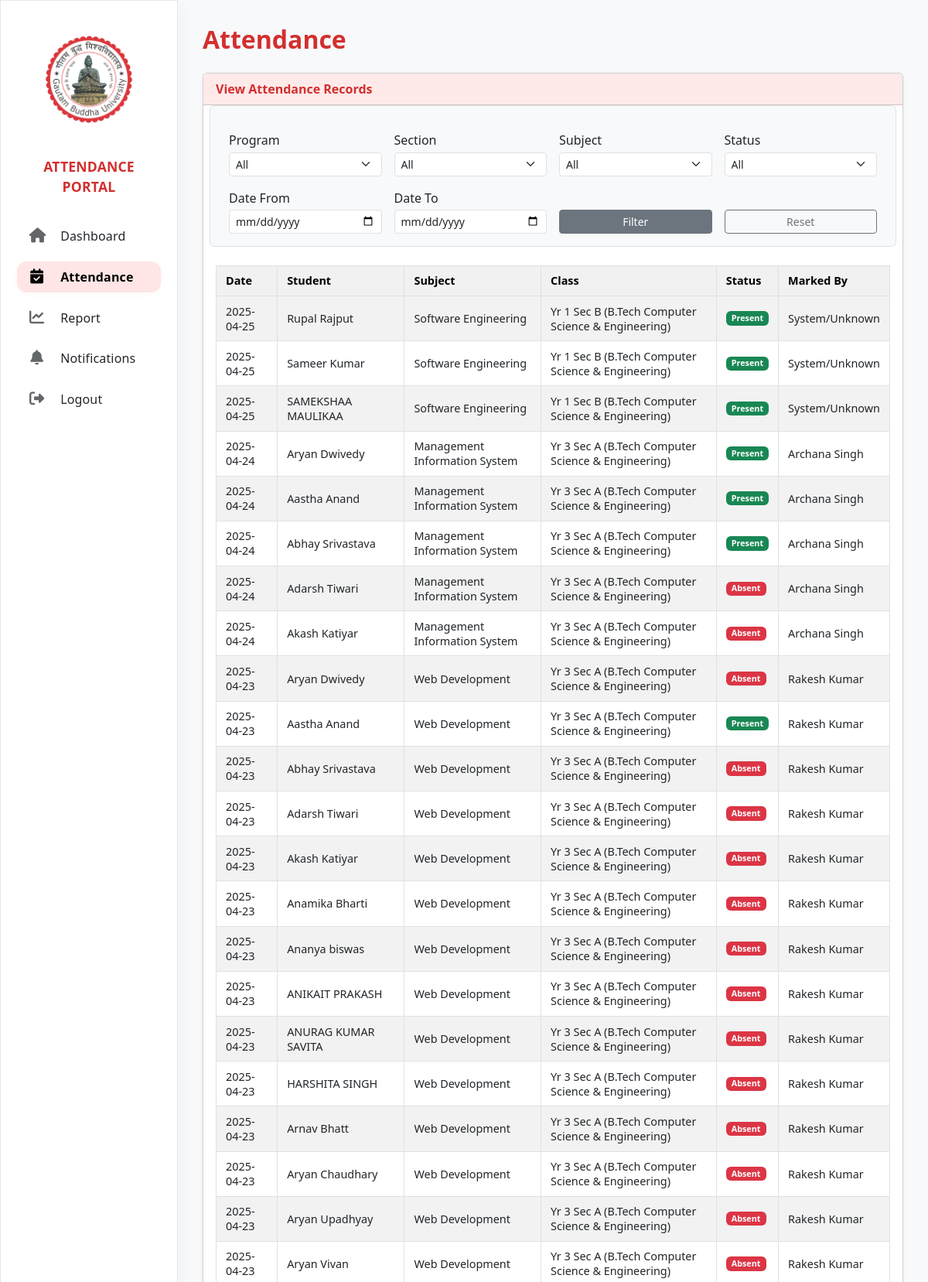
The page /modules/attendence/attendence.php (signed in, upper part) on the database its author committed.
### tables this page shows
CREATE TABLE `attendance` (
  `id` int(11) NOT NULL,
  `student_id` int(11) NOT NULL,
  `subject_id` int(11) NOT NULL COMMENT 'FK to subjects.id',
  `section_id` int(11) NOT NULL COMMENT 'FK to sections.id',
  `date` date NOT NULL,
  `status` enum('present','absent') NOT NULL,
  `marked_by` int(11) NOT NULL,
  `created_at` timestamp NOT NULL DEFAULT current_timestamp()
);

CREATE TABLE `users` (
  `id` int(11) NOT NULL,
  `username` varchar(50) NOT NULL,
  `email` varchar(100) NOT NULL,
  `password` varchar(255) NOT NULL,
  `role` enum('student','teacher','admin','parent','hod') NOT NULL COMMENT 'admin=Dean, hod=HOD',
  `parent_id` int(11) DEFAULT NULL,
  `department_id` int(11) DEFAULT NULL COMMENT 'FK to departments.id (HODs/Teachers)',
  `program_id` int(11) DEFAULT NULL COMMENT 'FK to programs.id (Students)',
  `section_id` int(11) DEFAULT NULL COMMENT 'FK to sections.id (Students)',
  `created_at` timestamp NOT NULL DEFAULT current_timestamp()
);

CREATE TABLE `subjects` (
  `id` int(11) NOT NULL,
  `code` varchar(20) DEFAULT NULL COMMENT 'Optional subject code',
  `name` varchar(150) NOT NULL COMMENT 'e.g., Software Engineering'
);

CREATE TABLE `sections` (
  `id` int(11) NOT NULL,
  `program_id` int(11) NOT NULL COMMENT 'FK to programs table',
  `year` int(11) NOT NULL COMMENT 'e.g., 1, 2, 3, 4, 5',
  `section_name` varchar(50) NOT NULL COMMENT 'e.g., A, B, CSE-1'
);

CREATE TABLE `programs` (
  `id` int(11) NOT NULL,
  `department_id` int(11) NOT NULL COMMENT 'FK to departments table',
  `name` varchar(255) NOT NULL COMMENT 'e.g., B.Tech Computer Science & Engineering',
  `duration_years` int(11) NOT NULL COMMENT 'e.g., 3, 4, 5'
);

### modules/attendence/_attendance_table.php (the view)
<?php
$is_admin = ($role === 'admin' && (!isset($_GET['tab']) || $_GET['tab'] == 'view'));
$is_detailed_view = $is_admin || $role === 'hod' || ($role === 'teacher' && ($action ?? 'view') === 'view');
?>
<div class="table-responsive">
    <table class="table table-bordered table-striped table-hover">
        <thead class="table-light">
            <tr>
                <th>Date</th>
                <?php if ($is_admin): ?>
                    <th>Student ID</th>
                    <th>Student Name</th>
                <?php elseif ($is_detailed_view): ?>
                    <th>Student</th>
                <?php endif; ?>
                <th>Subject</th>
                <?php if ($is_detailed_view): ?>
                    <th>Class</th>
                <?php endif; ?>
                <th>Status</th>
                <?php if ($is_detailed_view): ?>
                    <th>Marked By</th>
                <?php endif; ?>
            </tr>
        </thead>
        <tbody>
            <?php if (empty($records)): ?>
                <tr>
                    <td colspan="<?= $is_admin ? 7 : ($is_detailed_view ? 6 : 3) ?>" class="text-center text-muted">
                        No attendance records found matching your criteria.
                    </td>
                </tr>
            <?php else: ?>
                <?php foreach ($records as $rec): ?>
                    <tr>
                        <td><?= htmlspecialchars($rec['date']) ?></td>
                        <?php if ($is_admin): ?>
                            <td><?= htmlspecialchars($rec['student_id']) ?></td>
                            <td><?= htmlspecialchars($rec['student_name']) ?></td>
                        <?php elseif ($is_detailed_view): ?>
                            <td><?= htmlspecialchars($rec['student_name']) ?></td>
                        <?php endif; ?>
                        <td><?= htmlspecialchars($rec['subject_name']) ?></td>
                        <?php if ($is_detailed_view): ?>
                            <td>
                                Yr <?= htmlspecialchars($rec['section_year']) ?>
                                Sec <?= htmlspecialchars($rec['section_name']) ?>
                                (<?= htmlspecialchars($rec['program_name']) ?>)
                            </td>
                        <?php endif; ?>
                        <td>
                            <span class="badge <?= $rec['status'] == 'present' ? 'badge-present' : 'badge-absent' ?>">
                                <?= ucfirst(htmlspecialchars($rec['status'])) ?>
                            </span>
                        </td>
                        <?php if ($is_detailed_view): ?>
                            <td><?= htmlspecialchars($rec['marked_by_name'] ?? 'System/Unknown') ?></td>
                        <?php endif; ?>
                    </tr>
                <?php endforeach; ?>
            <?php endif; ?>
        </tbody>
    </table>
</div>

### modules/sidebar.php (style rules this page uses)
body { font-family: 'Helvetica', Arial, sans-serif; }

### modules/attendence/attendence.php (style rules this page uses)
body { background-color: #f8f9fa; }
.table th { background-color: #f1f1f1; }
.table td, .table th { vertical-align: middle; font-size: 0.9rem; padding: 0.6rem 0.75rem; }
.badge-present { background-color: #198754; color: white; }
.badge-absent { background-color: #dc3545; color: white; }

### rows shown on the page
attendance: date "2025-04-25", users.username "Rupal Rajput", subject.name "Software Engineering", section.year "1", section.section_name "B", programs.name "B.Tech Computer Science & Engineering", status "Present", marked_by_name "System/Unknown"
attendance: date "2025-04-25", users.username "Sameer Kumar", subject.name "Software Engineering", section.year "1", section.section_name "B", programs.name "B.Tech Computer Science & Engineering", status "Present", marked_by_name "System/Unknown"
attendance: date "2025-04-25", users.username "SAMEKSHAA MAULIKAA", subject.name "Software Engineering", section.year "1", section.section_name "B", programs.name "B.Tech Computer Science & Engineering", status "Present", marked_by_name "System/Unknown"
attendance: date "2025-04-24", users.username "Aryan Dwivedy", subject.name "Management Information System", section.year "3", section.section_name "A", programs.name "B.Tech Computer Science & Engineering", status "Present", users.username "Archana Singh"
attendance: date "2025-04-24", users.username "Aastha Anand", subject.name "Management Information System", section.year "3", section.section_name "A", programs.name "B.Tech Computer Science & Engineering", status "Present", users.username "Archana Singh"
attendance: date "2025-04-24", users.username "Abhay Srivastava", subject.name "Management Information System", section.year "3", section.section_name "A", programs.name "B.Tech Computer Science & Engineering", status "Present", users.username "Archana Singh"
attendance: date "2025-04-24", users.username "Adarsh Tiwari", subject.name "Management Information System", section.year "3", section.section_name "A", programs.name "B.Tech Computer Science & Engineering", status "Absent", users.username "Archana Singh"
attendance: date "2025-04-24", users.username "Akash Katiyar", subject.name "Management Information System", section.year "3", section.section_name "A", programs.name "B.Tech Computer Science & Engineering", status "Absent", users.username "Archana Singh"
attendance: date "2025-04-23", users.username "Aryan Dwivedy", subject.name "Web Development", section.year "3", section.section_name "A", programs.name "B.Tech Computer Science & Engineering", status "Absent", users.username "Rakesh Kumar"
attendance: date "2025-04-23", users.username "Aastha Anand", subject.name "Web Development", section.year "3", section.section_name "A", programs.name "B.Tech Computer Science & Engineering", status "Present", users.username "Rakesh Kumar"
attendance: date "2025-04-23", users.username "Abhay Srivastava", subject.name "Web Development", section.year "3", section.section_name "A", programs.name "B.Tech Computer Science & Engineering", status "Absent", users.username "Rakesh Kumar"
attendance: date "2025-04-23", users.username "Adarsh Tiwari", subject.name "Web Development", section.year "3", section.section_name "A", programs.name "B.Tech Computer Science & Engineering", status "Absent", users.username "Rakesh Kumar"
attendance: date "2025-04-23", users.username "Akash Katiyar", subject.name "Web Development", section.year "3", section.section_name "A", programs.name "B.Tech Computer Science & Engineering", status "Absent", users.username "Rakesh Kumar"
attendance: date "2025-04-23", users.username "Anamika Bharti", subject.name "Web Development", section.year "3", section.section_name "A", programs.name "B.Tech Computer Science & Engineering", status "Absent", users.username "Rakesh Kumar"
attendance: date "2025-04-23", users.username "Ananya biswas", subject.name "Web Development", section.year "3", section.section_name "A", programs.name "B.Tech Computer Science & Engineering", status "Absent", users.username "Rakesh Kumar"
attendance: date "2025-04-23", users.username "ANIKAIT PRAKASH", subject.name "Web Development", section.year "3", section.section_name "A", programs.name "B.Tech Computer Science & Engineering", status "Absent", users.username "Rakesh Kumar"
attendance: date "2025-04-23", users.username "ANURAG KUMAR SAVITA", subject.name "Web Development", section.year "3", section.section_name "A", programs.name "B.Tech Computer Science & Engineering", status "Absent", users.username "Rakesh Kumar"
attendance: date "2025-04-23", users.username "HARSHITA SINGH", subject.name "Web Development", section.year "3", section.section_name "A", programs.name "B.Tech Computer Science & Engineering", status "Absent", users.username "Rakesh Kumar"
attendance: date "2025-04-23", users.username "Arnav Bhatt", subject.name "Web Development", section.year "3", section.section_name "A", programs.name "B.Tech Computer Science & Engineering", status "Absent", users.username "Rakesh Kumar"
attendance: date "2025-04-23", users.username "Aryan Chaudhary", subject.name "Web Development", section.year "3", section.section_name "A", programs.name "B.Tech Computer Science & Engineering", status "Absent", users.username "Rakesh Kumar"
attendance: date "2025-04-23", users.username "Aryan Upadhyay", subject.name "Web Development", section.year "3", section.section_name "A", programs.name "B.Tech Computer Science & Engineering", status "Absent", users.username "Rakesh Kumar"
attendance: date "2025-04-23", users.username "Aryan Vivan", subject.name "Web Development", section.year "3", section.section_name "A", programs.name "B.Tech Computer Science & Engineering", status "Absent", users.username "Rakesh Kumar"

### other values the page prints
$page_title "Attendance"
